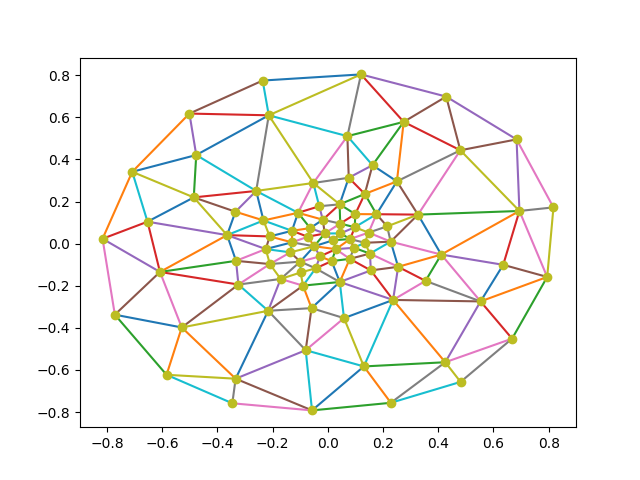

Write Python code to recreate this figure.

import matplotlib.pyplot as plt
x = []
y = []
with open('chug4999') as f:
    n, m = map(int,f.readline().split())
    for _ in range(n):
        line = f.readline()
        a, b = map(float, line.split())
        x.append(a)
        y.append(b)
    for _ in range(m):
        line = f.readline()
        i, j = map(int, line.split())
        plt.plot([x[i], x[j]], [y[i], y[j]]) 
plt.plot(x, y, 'o')
plt.savefig("final.png")
plt.clf()
